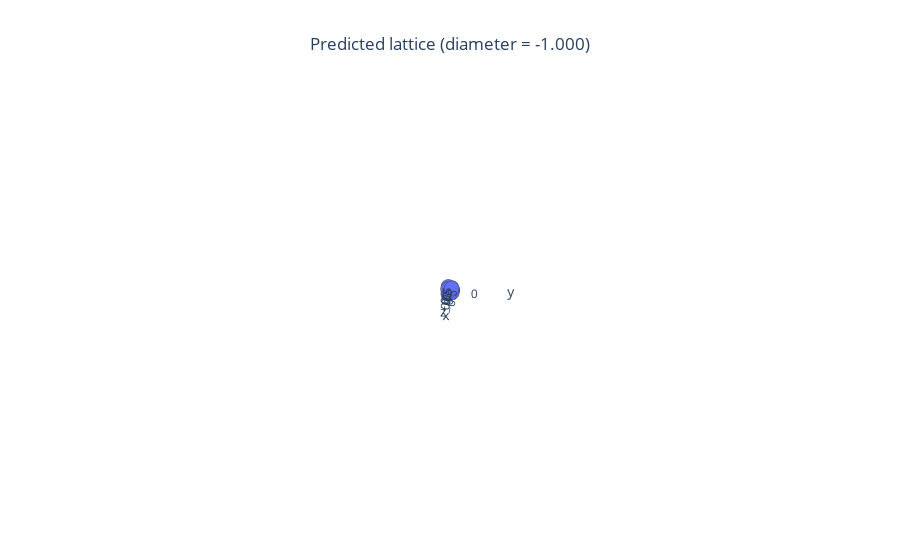

The code cell stored with this chart in its notebook:
### Code cell
path = 'generated_mat'
name = 'LatticeStiffness_lattice_12atom.npz'
plot_lattice_from_path(path, name)

### Figure 1 — Plotly figure (JSON) as saved in the notebook; plotly's stock layout.template omitted (floating-point values rounded to 4 significant figures)
{"data": [{"hovertemplate": "0=%{x}<br>1=%{y}<br>2=%{z}<extra></extra>", "legendgroup": "", "marker": {"color": "#636efa", "line": {"width": 5}, "size": 5, "symbol": "circle"}, "mode": "markers", "name": "", "scene": "scene", "showlegend": false, "type": "scatter3d", "x": [-0.3515, -0.3556, -0.2871, -0.3561, 0.4217, 0.4856, 0.4151, 0.3739, 0.2812, -0.4856, -0.3553, 0.4169], "y": [-0.3683, 0.4091, -0.3683, 0.3353, 0.4097, 0.4095, -0.299, -0.4097, 0.4092, -0.366, 0.4096, -0.2967], "z": [-0.6586, 0.5906, 0.3977, -0.3452, -0.6699, 0.3878, 0.1416, -0.457, -0.1586, -0.1493, 0.5908, 0.6664]}, {"hovertemplate": "x=%{x}<br>y=%{y}<br>z=%{z}<extra></extra>", "legendgroup": "", "line": {"color": "#636efa", "dash": "solid"}, "marker": {"line": {"width": 5}, "size": 5, "symbol": "circle"}, "mode": "lines", "name": "", "scene": "scene", "showlegend": false, "type": "scatter3d", "x": [-0.2871, -0.3515], "y": [-0.3683, -0.3683], "z": [0.3977, -0.6586]}, {"hovertemplate": "x=%{x}<br>y=%{y}<br>z=%{z}<extra></extra>", "legendgroup": "", "line": {"color": "#636efa", "dash": "solid"}, "marker": {"line": {"width": 5}, "size": 5, "symbol": "circle"}, "mode": "lines", "name": "", "scene": "scene", "showlegend": false, "type": "scatter3d", "x": [0.3739, -0.3515], "y": [-0.4097, -0.3683], "z": [-0.457, -0.6586]}, {"hovertemplate": "x=%{x}<br>y=%{y}<br>z=%{z}<extra></extra>", "legendgroup": "", "line": {"color": "#636efa", "dash": "solid"}, "marker": {"line": {"width": 5}, "size": 5, "symbol": "circle"}, "mode": "lines", "name": "", "scene": "scene", "showlegend": false, "type": "scatter3d", "x": [-0.4856, -0.3515], "y": [-0.366, -0.3683], "z": [-0.1493, -0.6586]}, {"hovertemplate": "x=%{x}<br>y=%{y}<br>z=%{z}<extra></extra>", "legendgroup": "", "line": {"color": "#636efa", "dash": "solid"}, "marker": {"line": {"width": 5}, "size": 5, "symbol": "circle"}, "mode": "lines", "name": "", "scene": "scene", "showlegend": false, "type": "scatter3d", "x": [-0.2871, -0.3556], "y": [-0.3683, 0.4091], "z": [0.3977, 0.5906]}, {"hovertemplate": "x=%{x}<br>y=%{y}<br>z=%{z}<extra></extra>", "legendgroup": "", "line": {"color": "#636efa", "dash": "solid"}, "marker": {"line": {"width": 5}, "size": 5, "symbol": "circle"}, "mode": "lines", "name": "", "scene": "scene", "showlegend": false, "type": "scatter3d", "x": [-0.3561, -0.3556], "y": [0.3353, 0.4091], "z": [-0.3452, 0.5906]}, {"hovertemplate": "x=%{x}<br>y=%{y}<br>z=%{z}<extra></extra>", "legendgroup": "", "line": {"color": "#636efa", "dash": "solid"}, "marker": {"line": {"width": 5}, "size": 5, "symbol": "circle"}, "mode": "lines", "name": "", "scene": "scene", "showlegend": false, "type": "scatter3d", "x": [0.4856, -0.3556], "y": [0.4095, 0.4091], "z": [0.3878, 0.5906]}, {"hovertemplate": "x=%{x}<br>y=%{y}<br>z=%{z}<extra></extra>", "legendgroup": "", "line": {"color": "#636efa", "dash": "solid"}, "marker": {"line": {"width": 5}, "size": 5, "symbol": "circle"}, "mode": "lines", "name": "", "scene": "scene", "showlegend": false, "type": "scatter3d", "x": [-0.3515, -0.2871], "y": [-0.3683, -0.3683], "z": [-0.6586, 0.3977]}, {"hovertemplate": "x=%{x}<br>y=%{y}<br>z=%{z}<extra></extra>", "legendgroup": "", "line": {"color": "#636efa", "dash": "solid"}, "marker": {"line": {"width": 5}, "size": 5, "symbol": "circle"}, "mode": "lines", "name": "", "scene": "scene", "showlegend": false, "type": "scatter3d", "x": [0.4151, -0.2871], "y": [-0.299, -0.3683], "z": [0.1416, 0.3977]}, {"hovertemplate": "x=%{x}<br>y=%{y}<br>z=%{z}<extra></extra>", "legendgroup": "", "line": {"color": "#636efa", "dash": "solid"}, "marker": {"line": {"width": 5}, "size": 5, "symbol": "circle"}, "mode": "lines", "name": "", "scene": "scene", "showlegend": false, "type": "scatter3d", "x": [-0.4856, -0.2871], "y": [-0.366, -0.3683], "z": [-0.1493, 0.3977]}, {"hovertemplate": "x=%{x}<br>y=%{y}<br>z=%{z}<extra></extra>", "legendgroup": "", "line": {"color": "#636efa", "dash": "solid"}, "marker": {"line": {"width": 5}, "size": 5, "symbol": "circle"}, "mode": "lines", "name": "", "scene": "scene", "showlegend": false, "type": "scatter3d", "x": [-0.3556, -0.3561], "y": [0.4091, 0.3353], "z": [0.5906, -0.3452]}, {"hovertemplate": "x=%{x}<br>y=%{y}<br>z=%{z}<extra></extra>", "legendgroup": "", "line": {"color": "#636efa", "dash": "solid"}, "marker": {"line": {"width": 5}, "size": 5, "symbol": "circle"}, "mode": "lines", "name": "", "scene": "scene", "showlegend": false, "type": "scatter3d", "x": [0.2812, -0.3561], "y": [0.4092, 0.3353], "z": [-0.1586, -0.3452]}, {"hovertemplate": "x=%{x}<br>y=%{y}<br>z=%{z}<extra></extra>", "legendgroup": "", "line": {"color": "#636efa", "dash": "solid"}, "marker": {"line": {"width": 5}, "size": 5, "symbol": "circle"}, "mode": "lines", "name": "", "scene": "scene", "showlegend": false, "type": "scatter3d", "x": [-0.3553, -0.3561], "y": [0.4096, 0.3353], "z": [0.5908, -0.3452]}, {"hovertemplate": "x=%{x}<br>y=%{y}<br>z=%{z}<extra></extra>", "legendgroup": "", "line": {"color": "#636efa", "dash": "solid"}, "marker": {"line": {"width": 5}, "size": 5, "symbol": "circle"}, "mode": "lines", "name": "", "scene": "scene", "showlegend": false, "type": "scatter3d", "x": [0.4856, 0.4217], "y": [0.4095, 0.4097], "z": [0.3878, -0.6699]}, {"hovertemplate": "x=%{x}<br>y=%{y}<br>z=%{z}<extra></extra>", "legendgroup": "", "line": {"color": "#636efa", "dash": "solid"}, "marker": {"line": {"width": 5}, "size": 5, "symbol": "circle"}, "mode": "lines", "name": "", "scene": "scene", "showlegend": false, "type": "scatter3d", "x": [0.2812, 0.4217], "y": [0.4092, 0.4097], "z": [-0.1586, -0.6699]}, {"hovertemplate": "x=%{x}<br>y=%{y}<br>z=%{z}<extra></extra>", "legendgroup": "", "line": {"color": "#636efa", "dash": "solid"}, "marker": {"line": {"width": 5}, "size": 5, "symbol": "circle"}, "mode": "lines", "name": "", "scene": "scene", "showlegend": false, "type": "scatter3d", "x": [0.4169, 0.4217], "y": [-0.2967, 0.4097], "z": [0.6664, -0.6699]}, {"hovertemplate": "x=%{x}<br>y=%{y}<br>z=%{z}<extra></extra>", "legendgroup": "", "line": {"color": "#636efa", "dash": "solid"}, "marker": {"line": {"width": 5}, "size": 5, "symbol": "circle"}, "mode": "lines", "name": "", "scene": "scene", "showlegend": false, "type": "scatter3d", "x": [-0.3556, 0.4856], "y": [0.4091, 0.4095], "z": [0.5906, 0.3878]}, {"hovertemplate": "x=%{x}<br>y=%{y}<br>z=%{z}<extra></extra>", "legendgroup": "", "line": {"color": "#636efa", "dash": "solid"}, "marker": {"line": {"width": 5}, "size": 5, "symbol": "circle"}, "mode": "lines", "name": "", "scene": "scene", "showlegend": false, "type": "scatter3d", "x": [0.4217, 0.4856], "y": [0.4097, 0.4095], "z": [-0.6699, 0.3878]}, {"hovertemplate": "x=%{x}<br>y=%{y}<br>z=%{z}<extra></extra>", "legendgroup": "", "line": {"color": "#636efa", "dash": "solid"}, "marker": {"line": {"width": 5}, "size": 5, "symbol": "circle"}, "mode": "lines", "name": "", "scene": "scene", "showlegend": false, "type": "scatter3d", "x": [0.2812, 0.4856], "y": [0.4092, 0.4095], "z": [-0.1586, 0.3878]}, {"hovertemplate": "x=%{x}<br>y=%{y}<br>z=%{z}<extra></extra>", "legendgroup": "", "line": {"color": "#636efa", "dash": "solid"}, "marker": {"line": {"width": 5}, "size": 5, "symbol": "circle"}, "mode": "lines", "name": "", "scene": "scene", "showlegend": false, "type": "scatter3d", "x": [0.3739, 0.4151], "y": [-0.4097, -0.299], "z": [-0.457, 0.1416]}, {"hovertemplate": "x=%{x}<br>y=%{y}<br>z=%{z}<extra></extra>", "legendgroup": "", "line": {"color": "#636efa", "dash": "solid"}, "marker": {"line": {"width": 5}, "size": 5, "symbol": "circle"}, "mode": "lines", "name": "", "scene": "scene", "showlegend": false, "type": "scatter3d", "x": [-0.4856, 0.4151], "y": [-0.366, -0.299], "z": [-0.1493, 0.1416]}, {"hovertemplate": "x=%{x}<br>y=%{y}<br>z=%{z}<extra></extra>", "legendgroup": "", "line": {"color": "#636efa", "dash": "solid"}, "marker": {"line": {"width": 5}, "size": 5, "symbol": "circle"}, "mode": "lines", "name": "", "scene": "scene", "showlegend": false, "type": "scatter3d", "x": [0.4169, 0.4151], "y": [-0.2967, -0.299], "z": [0.6664, 0.1416]}, {"hovertemplate": "x=%{x}<br>y=%{y}<br>z=%{z}<extra></extra>", "legendgroup": "", "line": {"color": "#636efa", "dash": "solid"}, "marker": {"line": {"width": 5}, "size": 5, "symbol": "circle"}, "mode": "lines", "name": "", "scene": "scene", "showlegend": false, "type": "scatter3d", "x": [0.4217, 0.3739], "y": [0.4097, -0.4097], "z": [-0.6699, -0.457]}, {"hovertemplate": "x=%{x}<br>y=%{y}<br>z=%{z}<extra></extra>", "legendgroup": "", "line": {"color": "#636efa", "dash": "solid"}, "marker": {"line": {"width": 5}, "size": 5, "symbol": "circle"}, "mode": "lines", "name": "", "scene": "scene", "showlegend": false, "type": "scatter3d", "x": [0.4151, 0.3739], "y": [-0.299, -0.4097], "z": [0.1416, -0.457]}, {"hovertemplate": "x=%{x}<br>y=%{y}<br>z=%{z}<extra></extra>", "legendgroup": "", "line": {"color": "#636efa", "dash": "solid"}, "marker": {"line": {"width": 5}, "size": 5, "symbol": "circle"}, "mode": "lines", "name": "", "scene": "scene", "showlegend": false, "type": "scatter3d", "x": [0.4169, 0.3739], "y": [-0.2967, -0.4097], "z": [0.6664, -0.457]}, {"hovertemplate": "x=%{x}<br>y=%{y}<br>z=%{z}<extra></extra>", "legendgroup": "", "line": {"color": "#636efa", "dash": "solid"}, "marker": {"line": {"width": 5}, "size": 5, "symbol": "circle"}, "mode": "lines", "name": "", "scene": "scene", "showlegend": false, "type": "scatter3d", "x": [-0.3561, 0.2812], "y": [0.3353, 0.4092], "z": [-0.3452, -0.1586]}, {"hovertemplate": "x=%{x}<br>y=%{y}<br>z=%{z}<extra></extra>", "legendgroup": "", "line": {"color": "#636efa", "dash": "solid"}, "marker": {"line": {"width": 5}, "size": 5, "symbol": "circle"}, "mode": "lines", "name": "", "scene": "scene", "showlegend": false, "type": "scatter3d", "x": [0.4217, 0.2812], "y": [0.4097, 0.4092], "z": [-0.6699, -0.1586]}, {"hovertemplate": "x=%{x}<br>y=%{y}<br>z=%{z}<extra></extra>", "legendgroup": "", "line": {"color": "#636efa", "dash": "solid"}, "marker": {"line": {"width": 5}, "size": 5, "symbol": "circle"}, "mode": "lines", "name": "", "scene": "scene", "showlegend": false, "type": "scatter3d", "x": [0.4856, 0.2812], "y": [0.4095, 0.4092], "z": [0.3878, -0.1586]}, {"hovertemplate": "x=%{x}<br>y=%{y}<br>z=%{z}<extra></extra>", "legendgroup": "", "line": {"color": "#636efa", "dash": "solid"}, "marker": {"line": {"width": 5}, "size": 5, "symbol": "circle"}, "mode": "lines", "name": "", "scene": "scene", "showlegend": false, "type": "scatter3d", "x": [-0.3515, -0.4856], "y": [-0.3683, -0.366], "z": [-0.6586, -0.1493]}, {"hovertemplate": "x=%{x}<br>y=%{y}<br>z=%{z}<extra></extra>", "legendgroup": "", "line": {"color": "#636efa", "dash": "solid"}, "marker": {"line": {"width": 5}, "size": 5, "symbol": "circle"}, "mode": "lines", "name": "", "scene": "scene", "showlegend": false, "type": "scatter3d", "x": [-0.2871, -0.4856], "y": [-0.3683, -0.366], "z": [0.3977, -0.1493]}, {"hovertemplate": "x=%{x}<br>y=%{y}<br>z=%{z}<extra></extra>", "legendgroup": "", "line": {"color": "#636efa", "dash": "solid"}, "marker": {"line": {"width": 5}, "size": 5, "symbol": "circle"}, "mode": "lines", "name": "", "scene": "scene", "showlegend": false, "type": "scatter3d", "x": [0.4151, -0.4856], "y": [-0.299, -0.366], "z": [0.1416, -0.1493]}, {"hovertemplate": "x=%{x}<br>y=%{y}<br>z=%{z}<extra></extra>", "legendgroup": "", "line": {"color": "#636efa", "dash": "solid"}, "marker": {"line": {"width": 5}, "size": 5, "symbol": "circle"}, "mode": "lines", "name": "", "scene": "scene", "showlegend": false, "type": "scatter3d", "x": [-0.2871, -0.3553], "y": [-0.3683, 0.4096], "z": [0.3977, 0.5908]}, {"hovertemplate": "x=%{x}<br>y=%{y}<br>z=%{z}<extra></extra>", "legendgroup": "", "line": {"color": "#636efa", "dash": "solid"}, "marker": {"line": {"width": 5}, "size": 5, "symbol": "circle"}, "mode": "lines", "name": "", "scene": "scene", "showlegend": false, "type": "scatter3d", "x": [-0.3561, -0.3553], "y": [0.3353, 0.4096], "z": [-0.3452, 0.5908]}, {"hovertemplate": "x=%{x}<br>y=%{y}<br>z=%{z}<extra></extra>", "legendgroup": "", "line": {"color": "#636efa", "dash": "solid"}, "marker": {"line": {"width": 5}, "size": 5, "symbol": "circle"}, "mode": "lines", "name": "", "scene": "scene", "showlegend": false, "type": "scatter3d", "x": [0.4856, -0.3553], "y": [0.4095, 0.4096], "z": [0.3878, 0.5908]}, {"hovertemplate": "x=%{x}<br>y=%{y}<br>z=%{z}<extra></extra>", "legendgroup": "", "line": {"color": "#636efa", "dash": "solid"}, "marker": {"line": {"width": 5}, "size": 5, "symbol": "circle"}, "mode": "lines", "name": "", "scene": "scene", "showlegend": false, "type": "scatter3d", "x": [0.4217, 0.4169], "y": [0.4097, -0.2967], "z": [-0.6699, 0.6664]}, {"hovertemplate": "x=%{x}<br>y=%{y}<br>z=%{z}<extra></extra>", "legendgroup": "", "line": {"color": "#636efa", "dash": "solid"}, "marker": {"line": {"width": 5}, "size": 5, "symbol": "circle"}, "mode": "lines", "name": "", "scene": "scene", "showlegend": false, "type": "scatter3d", "x": [0.4151, 0.4169], "y": [-0.299, -0.2967], "z": [0.1416, 0.6664]}, {"hovertemplate": "x=%{x}<br>y=%{y}<br>z=%{z}<extra></extra>", "legendgroup": "", "line": {"color": "#636efa", "dash": "solid"}, "marker": {"line": {"width": 5}, "size": 5, "symbol": "circle"}, "mode": "lines", "name": "", "scene": "scene", "showlegend": false, "type": "scatter3d", "x": [0.3739, 0.4169], "y": [-0.4097, -0.2967], "z": [-0.457, 0.6664]}], "layout": {"autosize": true, "scene": {"aspectmode": "auto", "aspectratio": {"x": 0.9515, "y": 0.8028, "z": 1.309}, "camera": {"center": {"x": 0, "y": 0, "z": 0}, "eye": {"x": -5.059, "y": 83.52, "z": 29.67}, "projection": {"type": "perspective"}, "up": {"x": 0, "y": 0, "z": 1}}}, "title": {"text": "Predicted lattice (diameter = -1.000)", "x": 0.5}}}
